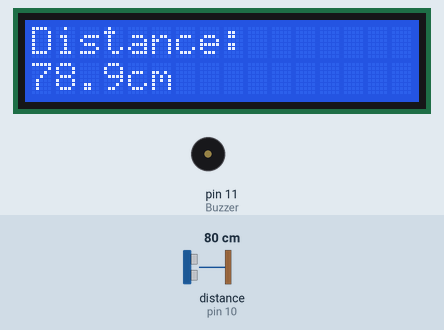
This sketch was run on a simulated Arduino Uno, built with avr-gcc and run on an emulated ATmega328P. On the bench: 16×2 character LCD, buzzer (waves = sounding). Wiring (inferred from the names in the program): ultrasonic range finder: trigger pin 9; echo pin 10. The inputs (shaded band) are chosen by the test bench; at power-on: distance to the obstacle (sensor on pin 10) 80 cm. The echo pulse lasts 58.3 µs per cm.

Above: at 3.2 s.
3.3 s: distance to the obstacle (sensor on pin 10) set to 18 cm
At 4.5 s:
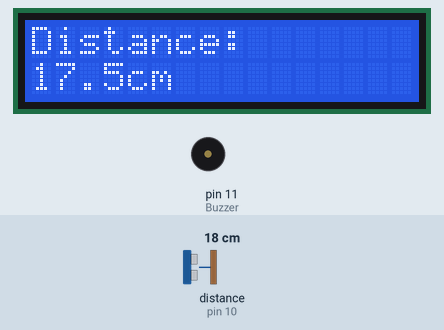
6.3 s: distance to the obstacle (sensor on pin 10) set to 12 cm
At 7.6 s:
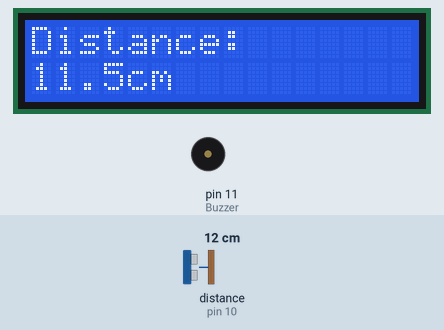
7.9 s: distance to the obstacle (sensor on pin 10) set to 9 cm
At 9.1 s:
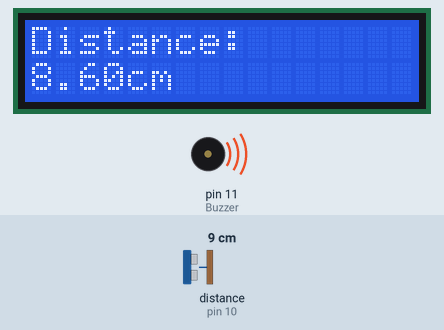
10.9 s: distance to the obstacle (sensor on pin 10) set to 60 cm
At 11.4 s:
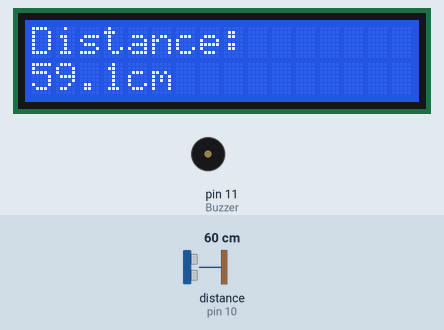
13.9 s: distance to the obstacle (sensor on pin 10) set to 2 cm
At 14.4 s:
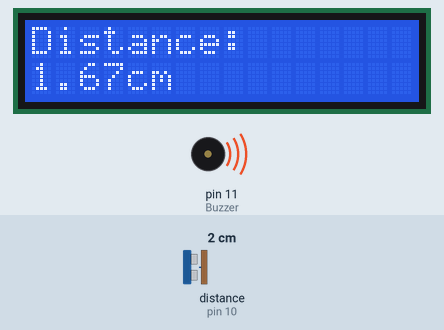
16.9 s: distance to the obstacle (sensor on pin 10) set to 250 cm
At 17.6 s:
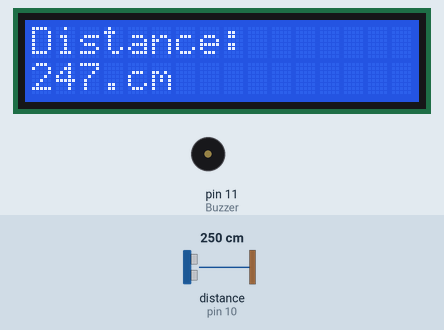
Timing chart, 0 to 19.9 s (numbered marks = the images above; inputs shaded):
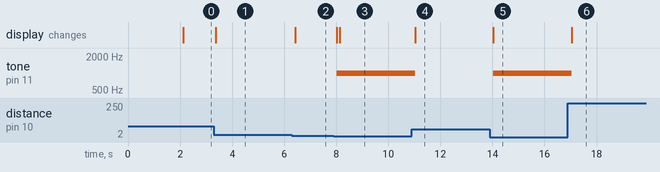

Measured:
- the behaviour switches between 11 and 10 cm on distance to the obstacle (sensor on pin 10) (found by bisection; images 2 and 3)
- after the input at 3.3 s, the display: changes after 0.07 s (image 1)
- after the input at 6.3 s, the display: changes after 0.13 s (image 2)
- after the input at 7.9 s, tone on pin 11 (Buzzer): silent → 1000 Hz after 0.11 s; the display: first changes after 0.11 s (image 3 shows a later state)
- after the input at 10.9 s, tone on pin 11 (Buzzer): 1000 Hz → silent after 0.14 s; the display: changes after 0.14 s (image 4)
- after the input at 13.9 s, tone on pin 11 (Buzzer): silent → 1000 Hz after 0.12 s; the display: changes after 0.12 s (image 5)
- after the input at 16.9 s, tone on pin 11 (Buzzer): 1000 Hz → silent after 0.15 s; the display: changes after 0.15 s (image 6)

The sketch:

Distance_Measurement.ino
```cpp
#include <Wire.h>
#include <LiquidCrystal_I2C.h>

const int trigPin = 9;
const int echoPin = 10;
const int Buzzer = 11;

float distance,duration;
LiquidCrystal_I2C lcd(0x27,16,2);

void setup()
{
  lcd.init();
  lcd.backlight();

  pinMode(Buzzer,OUTPUT);
  pinMode(trigPin,OUTPUT);
  pinMode(echoPin,INPUT);

  lcd.clear();
  lcd.setCursor(0,0);
  lcd.print("Distance Measurement");
  lcd.setCursor(1,6);
  lcd.print("Project");

  delay(2000);
}

void loop()
{
  calculateDistance();

  lcd.clear();
  lcd.setCursor(0,0);
  lcd.print("Distance:");
  lcd.setCursor(0,1);
  lcd.print(distance);
  lcd.setCursor(4,1);
  lcd.print("cm");

  if(distance < 10)
  {
    tone(Buzzer,1000);
  }
  else
  {
    noTone(Buzzer);
  }

  delay(100);
}

void calculateDistance()
{
  digitalWrite(trigPin, LOW);
	delayMicroseconds(2);
	digitalWrite(trigPin, HIGH);
	delayMicroseconds(10);
	digitalWrite(trigPin, LOW);
  duration = pulseIn(echoPin,HIGH);
  distance = (0.034*duration)/2;
}
```
